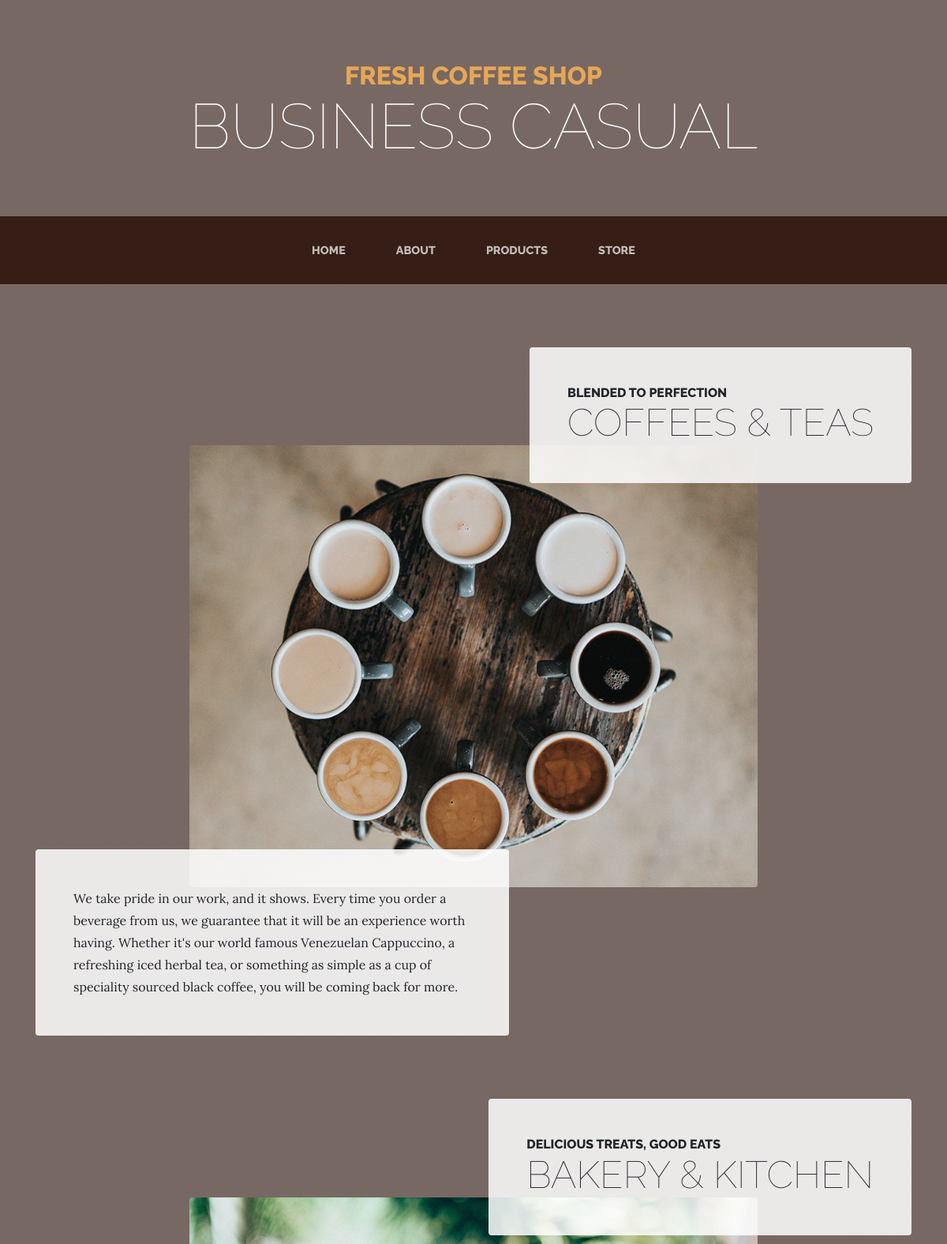
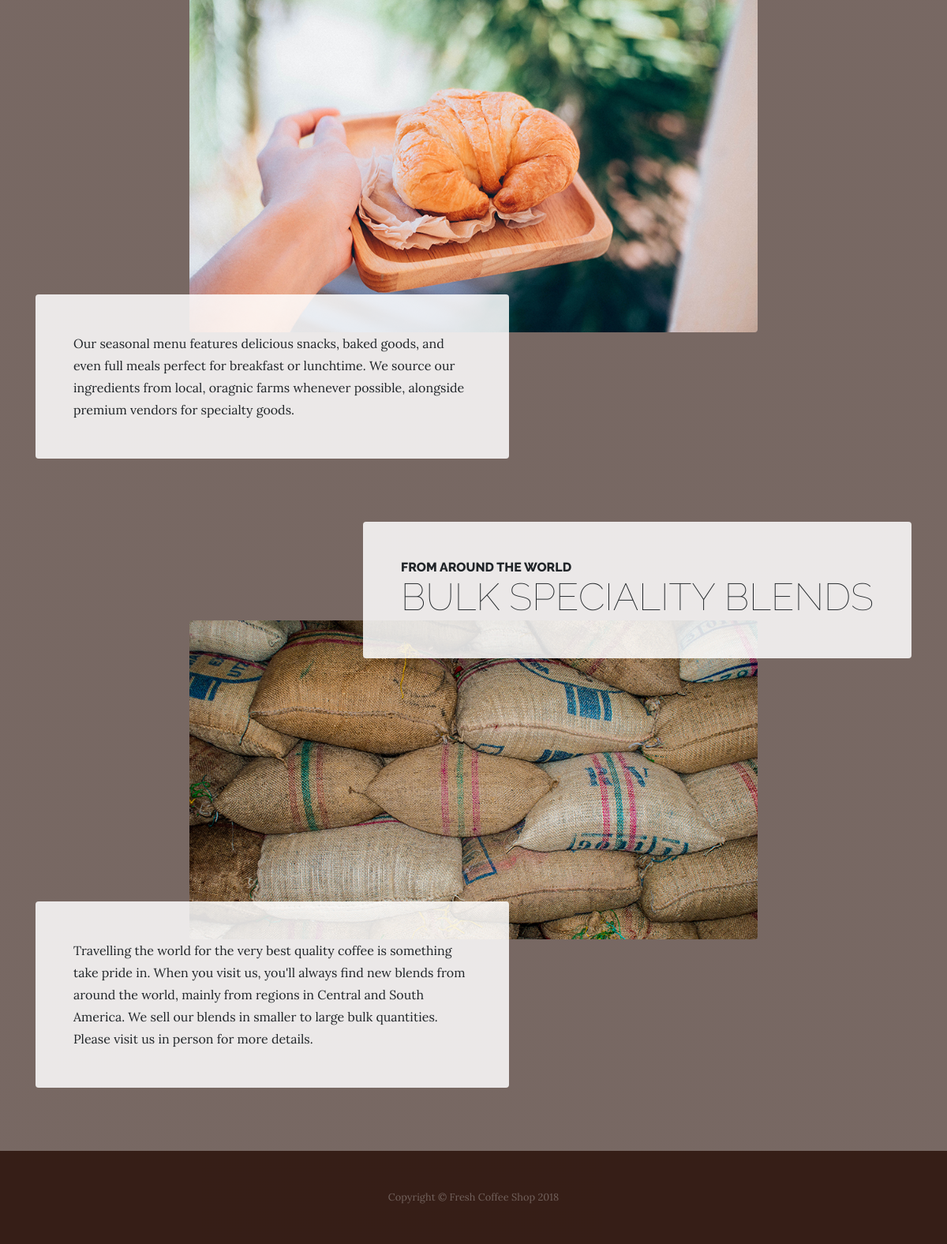
The app's page /mvc/products with its own data (2 pictures, top to bottom).
### tables this page shows
CREATE TABLE IF NOT EXISTS `products` (
  `id` INT UNSIGNED NOT NULL AUTO_INCREMENT,
  `title` VARCHAR(32) NULL,
  `subtitle` VARCHAR(32) NULL,
  `image` VARCHAR(255) NULL,
  `text` TEXT NULL,
  PRIMARY KEY (`id`));

### mvc/controllers/MainController.php (called while the page is built, shortened)
<?php
class MainController
{
    public function products()
    {
        $productModel = new Product;
        $productList = $productModel->findAll();
        $this->show('products', [
            'productList' => $productList
        ]);
    }
    private function show($viewName, $viewVars = [])
    {
        include __DIR__ . '/../views/header.php';
        include __DIR__ . '/../views/' . $viewName . '.php';
        include __DIR__ . '/../views/footer.php';
    }
}

### mvc/inc/Database.php (called while the page is built, shortened)
<?php
class Database {
    private static $_instance;
    private function __construct() {
        try {
            $this->dbh = new PDO(
                "mysql:host=localhost;dbname=coffee;charset=utf8",
                'coffee',
                'coffee',
                array(PDO::ATTR_ERRMODE => PDO::ERRMODE_WARNING)
            );
        }
        catch(Exception $exception) {
            die('Erreur de connexion...' . $exception->getMessage());
        }
    }
    public static function getPDO() {
        if (empty(self::$_instance)) {
            self::$_instance = new Database();
        }
        return self::$_instance->dbh;
    }
}

### mvc/models/Product.php (called while the page is built, shortened)
<?php
class Product
{
    public function findAll()
    {
        $sql = '
          SELECT *
          FROM products
        ';
        $pdoStatement = Database::getPDO()->query($sql);
        return $pdoStatement->fetchAll(PDO::FETCH_CLASS, 'Product');
      }
}

### mvc/views/products.php (the view)
<?php foreach($viewVars['productList'] as $currentProduct) : ?>
<section class="page-section">
    <div class="container">
    <div class="product-item">
        <div class="product-item-title d-flex">
        <div class="bg-faded p-5 d-flex ml-auto rounded">
            <h2 class="section-heading mb-0">
            <span class="section-heading-upper"><?= $currentProduct->subtitle; ?></span>
            <span class="section-heading-lower"><?= $currentProduct->title; ?></span>
            </h2>
        </div>
        </div>
        <img class="product-item-img mx-auto d-flex rounded img-fluid mb-3 mb-lg-0" src="<?= $currentProduct->image; ?>" alt="">
        <div class="product-item-description d-flex mr-auto">
        <div class="bg-faded p-5 rounded">
            <p class="mb-0"><?= $currentProduct->text; ?></p>
        </div>
        </div>
    </div>
    </div>
</section>
<?php endforeach; ?>

### mvc/index.php
<?php
include __DIR__ . '/inc/Database.php';
include __DIR__ . '/models/Product.php';
include __DIR__ . '/controllers/MainController.php';
$controller = new MainController;
if (empty($_GET)) {
    $controller->home();
} elseif ($_GET['_url'] === '/store') {
    $controller->store();
} elseif ($_GET['_url'] === '/products') {
    $controller->products();
} elseif ($_GET['_url'] === '/about') {
    $controller->about();
} else {
    $controller->page404();
}

### mvc/views/header.php (shortened to what this page needs)
<!DOCTYPE html>
<html lang="en">
  <head>
    <link href="vendor/bootstrap/css/bootstrap.min.css" rel="stylesheet">
    <link href="css/business-casual.min.css" rel="stylesheet">
  </head>
  <body>
    <h1 class="site-heading text-center text-white d-none d-lg-block">
      <span class="site-heading-upper text-primary mb-3">Fresh Coffee Shop</span>
      <span class="site-heading-lower">Business Casual</span>
    </h1>
    <nav class="navbar navbar-expand-lg navbar-dark py-lg-4" id="mainNav">
      <div class="container">
        <div class="collapse navbar-collapse" id="navbarResponsive">
          <ul class="navbar-nav mx-auto">
            <li class="nav-item px-lg-4">
              <a class="nav-link text-uppercase text-expanded" href="./">Home
              </a>
            </li>
            <li class="nav-item px-lg-4">
              <a class="nav-link text-uppercase text-expanded" href="about">About</a>
            </li>
            <li class="nav-item px-lg-4">
              <a class="nav-link text-uppercase text-expanded" href="products">Products</a>
            </li>
            <li class="nav-item px-lg-4">
              <a class="nav-link text-uppercase text-expanded" href="store">Store</a>
            </li>
          </ul>
        </div>
      </div>
    </nav>

### mvc/views/footer.php (shortened to what this page needs)
    <footer class="footer text-faded text-center py-5">
      <div class="container">
        <p class="m-0 small">Copyright &copy; Fresh Coffee Shop 2018</p>
      </div>
    </footer>
  </body>
</html>

### records on screen
products: subtitle "BLENDED TO PERFECTION", title "COFFEES & TEAS", image (picture), text "We take pride in our work, and it shows. Every time you order a beverage from us, we guarantee that it will be an experience worth having. Whether it's our world famous Venezuelan Cappuccino, a refreshing iced herbal tea, or something as simple as a cup of speciality sourced black coffee, you will be coming back for more."
products: subtitle "DELICIOUS TREATS, GOOD EATS", title "BAKERY & KITCHEN", image (picture), text "Our seasonal menu features delicious snacks, baked goods, and even full meals perfect for breakfast or lunchtime. We source our ingredients from local, oragnic farms whenever possible, alongside premium vendors for specialty goods."
products: subtitle "FROM AROUND THE WORLD", title "BULK SPECIALITY BLENDS", image (picture), text "Travelling the world for the very best quality coffee is something take pride in. When you visit us, you'll always find new blends from around the world, mainly from regions in Central and South America. We sell our blends in smaller to large bulk quantities. Please visit us in person for more details."
